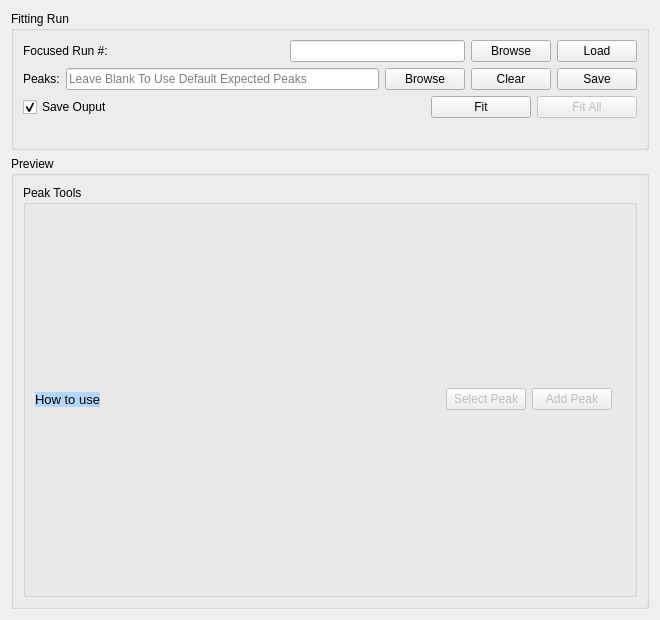
<?xml version="1.0" encoding="UTF-8"?>
<ui version="4.0">
 <class>EnggDiffractionQtTabFitting</class>
 <widget class="QWidget" name="EnggDiffractionQtTabFitting">
  <property name="geometry">
   <rect>
    <x>0</x>
    <y>0</y>
    <width>660</width>
    <height>620</height>
   </rect>
  </property>
  <property name="windowTitle">
   <string>Form</string>
  </property>
  <layout class="QGridLayout" name="gridLayout_3">
   <item row="0" column="0">
    <widget class="QGroupBox" name="groupBox_focus">
     <property name="title">
      <string>Fitting Run</string>
     </property>
     <layout class="QGridLayout" name="gridLayout_2">
      <item row="2" column="0">
       <layout class="QHBoxLayout" name="horizontalLayout_3">
        <item>
         <widget class="QCheckBox" name="checkBox">
          <property name="text">
           <string>Save Ouput</string>
          </property>
          <property name="checked">
           <bool>true</bool>
          </property>
         </widget>
        </item>
        <item>
         <spacer name="horizontalSpacer_3">
          <property name="orientation">
           <enum>Qt::Horizontal</enum>
          </property>
          <property name="sizeHint" stdset="0">
           <size>
            <width>238</width>
            <height>20</height>
           </size>
          </property>
         </spacer>
        </item>
        <item>
         <widget class="QPushButton" name="pushButton_fit">
          <property name="minimumSize">
           <size>
            <width>100</width>
            <height>0</height>
           </size>
          </property>
          <property name="text">
           <string>Fit</string>
          </property>
         </widget>
        </item>
        <item>
         <widget class="QPushButton" name="pushButton_fit_all">
          <property name="enabled">
           <bool>false</bool>
          </property>
          <property name="minimumSize">
           <size>
            <width>100</width>
            <height>0</height>
           </size>
          </property>
          <property name="text">
           <string>Fit All</string>
          </property>
         </widget>
        </item>
       </layout>
      </item>
      <item row="3" column="0">
       <layout class="QHBoxLayout" name="horizontalLayout">
        <item>
         <spacer name="horizontalSpacer_15">
          <property name="orientation">
           <enum>Qt::Horizontal</enum>
          </property>
          <property name="sizeHint" stdset="0">
           <size>
            <width>38</width>
            <height>20</height>
           </size>
          </property>
         </spacer>
        </item>
       </layout>
      </item>
      <item row="0" column="0">
       <layout class="QHBoxLayout" name="horizontalLayout_15">
        <item>
         <widget class="QLabel" name="label_fitting_run_number">
          <property name="text">
           <string>Focused Run #:</string>
          </property>
         </widget>
        </item>
        <item>
         <spacer name="horizontalSpacer_14">
          <property name="orientation">
           <enum>Qt::Horizontal</enum>
          </property>
          <property name="sizeHint" stdset="0">
           <size>
            <width>98</width>
            <height>20</height>
           </size>
          </property>
         </spacer>
        </item>
        <item>
         <widget class="QLineEdit" name="lineEdit_pushButton_run_num">
          <property name="sizePolicy">
           <sizepolicy hsizetype="Expanding" vsizetype="Fixed">
            <horstretch>0</horstretch>
            <verstretch>0</verstretch>
           </sizepolicy>
          </property>
          <property name="text">
           <string/>
          </property>
          <property name="readOnly">
           <bool>false</bool>
          </property>
         </widget>
        </item>
        <item>
         <widget class="QPushButton" name="pushButton_fitting_browse_run_num">
          <property name="enabled">
           <bool>true</bool>
          </property>
          <property name="text">
           <string>Browse</string>
          </property>
         </widget>
        </item>
        <item>
         <widget class="QPushButton" name="pushButton_load">
          <property name="text">
           <string>Load</string>
          </property>
         </widget>
        </item>
       </layout>
      </item>
      <item row="1" column="0">
       <layout class="QHBoxLayout" name="horizontalLayout_8">
        <item>
         <widget class="QLabel" name="label_fitting_peaks">
          <property name="text">
           <string>Peaks:</string>
          </property>
         </widget>
        </item>
        <item>
         <widget class="QLineEdit" name="lineEdit_fitting_peaks">
          <property name="sizePolicy">
           <sizepolicy hsizetype="Expanding" vsizetype="Fixed">
            <horstretch>1</horstretch>
            <verstretch>0</verstretch>
           </sizepolicy>
          </property>
          <property name="text">
           <string/>
          </property>
          <property name="readOnly">
           <bool>false</bool>
          </property>
          <property name="placeholderText">
           <string>Leave Blank To Use Default Expected Peaks</string>
          </property>
         </widget>
        </item>
        <item>
         <widget class="QPushButton" name="pushButton_fitting_browse_peaks">
          <property name="enabled">
           <bool>true</bool>
          </property>
          <property name="text">
           <string>Browse</string>
          </property>
         </widget>
        </item>
        <item>
         <widget class="QPushButton" name="pushButton_clear_peak_list">
          <property name="text">
           <string>Clear</string>
          </property>
         </widget>
        </item>
        <item>
         <widget class="QPushButton" name="pushButton_save_peak_list">
          <property name="enabled">
           <bool>true</bool>
          </property>
          <property name="text">
           <string>Save</string>
          </property>
         </widget>
        </item>
       </layout>
      </item>
     </layout>
    </widget>
   </item>
   <item row="1" column="0">
    <widget class="QGroupBox" name="groupBox_fitting_preview">
     <property name="sizePolicy">
      <sizepolicy hsizetype="Expanding" vsizetype="Expanding">
       <horstretch>4</horstretch>
       <verstretch>2</verstretch>
      </sizepolicy>
     </property>
     <property name="minimumSize">
      <size>
       <width>596</width>
       <height>111</height>
      </size>
     </property>
     <property name="sizeIncrement">
      <size>
       <width>2</width>
       <height>2</height>
      </size>
     </property>
     <property name="title">
      <string>Preview</string>
     </property>
     <layout class="QVBoxLayout" name="verticalLayout">
      <item>
       <layout class="QGridLayout" name="gridLayout_multiRunWidget"/>
      </item>
      <item>
       <widget class="QGroupBox" name="groupBox_peak_tools">
        <property name="title">
         <string>Peak Tools</string>
        </property>
        <layout class="QHBoxLayout" name="horizontalLayout_2">
         <item>
          <widget class="QPushButton" name="pushButton_tooltip">
           <property name="font">
            <font>
             <pointsize>10</pointsize>
            </font>
           </property>
           <property name="toolTip">
            <string>&lt;html&gt;&lt;head/&gt;&lt;body&gt;&lt;p&gt;&lt;span style=&quot; font-weight:600; font-style:italic;&quot;&gt;Shift+ Left Click&lt;/span&gt; to select peak then click &lt;span style=&quot; font-weight:600; font-style:italic;&quot;&gt;Add Peak &lt;/span&gt;to add to list of peaks.&lt;/p&gt;&lt;p&gt;&lt;span style=&quot; font-weight:600; font-style:italic;&quot;&gt;Left Click+Drag &lt;/span&gt;to zoom into an area within the peak display.&lt;/p&gt;&lt;p&gt;&lt;span style=&quot; font-weight:600; font-style:italic;&quot;&gt;Right Click&lt;/span&gt; to return to original zoom size.&lt;/p&gt;&lt;p&gt;Selected peaks can be removed from the top of the interface&lt;/p&gt;&lt;/body&gt;&lt;/html&gt;</string>
           </property>
           <property name="styleSheet">
            <string notr="true">border: 0px;
background-color: rgb(179, 214, 255)</string>
           </property>
           <property name="text">
            <string>How to use</string>
           </property>
           <property name="flat">
            <bool>false</bool>
           </property>
          </widget>
         </item>
         <item>
          <spacer name="horizontalSpacer_2">
           <property name="orientation">
            <enum>Qt::Horizontal</enum>
           </property>
           <property name="sizeHint" stdset="0">
            <size>
             <width>289</width>
             <height>20</height>
            </size>
           </property>
          </spacer>
         </item>
         <item>
          <layout class="QHBoxLayout" name="horizontalLayout_peak_button">
           <item>
            <spacer name="horizontalSpacer_17">
             <property name="orientation">
              <enum>Qt::Horizontal</enum>
             </property>
             <property name="sizeHint" stdset="0">
              <size>
               <width>38</width>
               <height>20</height>
              </size>
             </property>
            </spacer>
           </item>
           <item>
            <widget class="QPushButton" name="pushButton_select_peak">
             <property name="enabled">
              <bool>false</bool>
             </property>
             <property name="text">
              <string>Select Peak</string>
             </property>
            </widget>
           </item>
           <item>
            <widget class="QPushButton" name="pushButton_add_peak">
             <property name="enabled">
              <bool>false</bool>
             </property>
             <property name="text">
              <string>Add Peak</string>
             </property>
            </widget>
           </item>
           <item>
            <widget class="QLabel" name="label_comboBox_fitting_bank_3">
             <property name="text">
              <string/>
             </property>
            </widget>
           </item>
          </layout>
         </item>
        </layout>
       </widget>
      </item>
     </layout>
    </widget>
   </item>
  </layout>
 </widget>
 <resources/>
 <connections/>
</ui>
